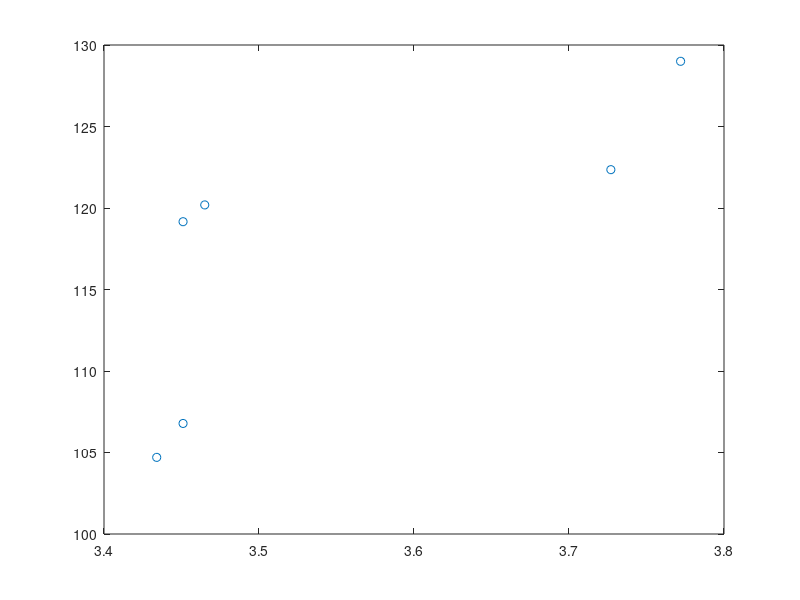

The MATLAB script that drew this image:
data1 = [3.451	3.451
3.465	3.434
3.772	3.727
];
data2 = [119.15965	106.78185
120.18915	104.70175
129	122.3519
];
plot(data1(:),data2(:),'o')
